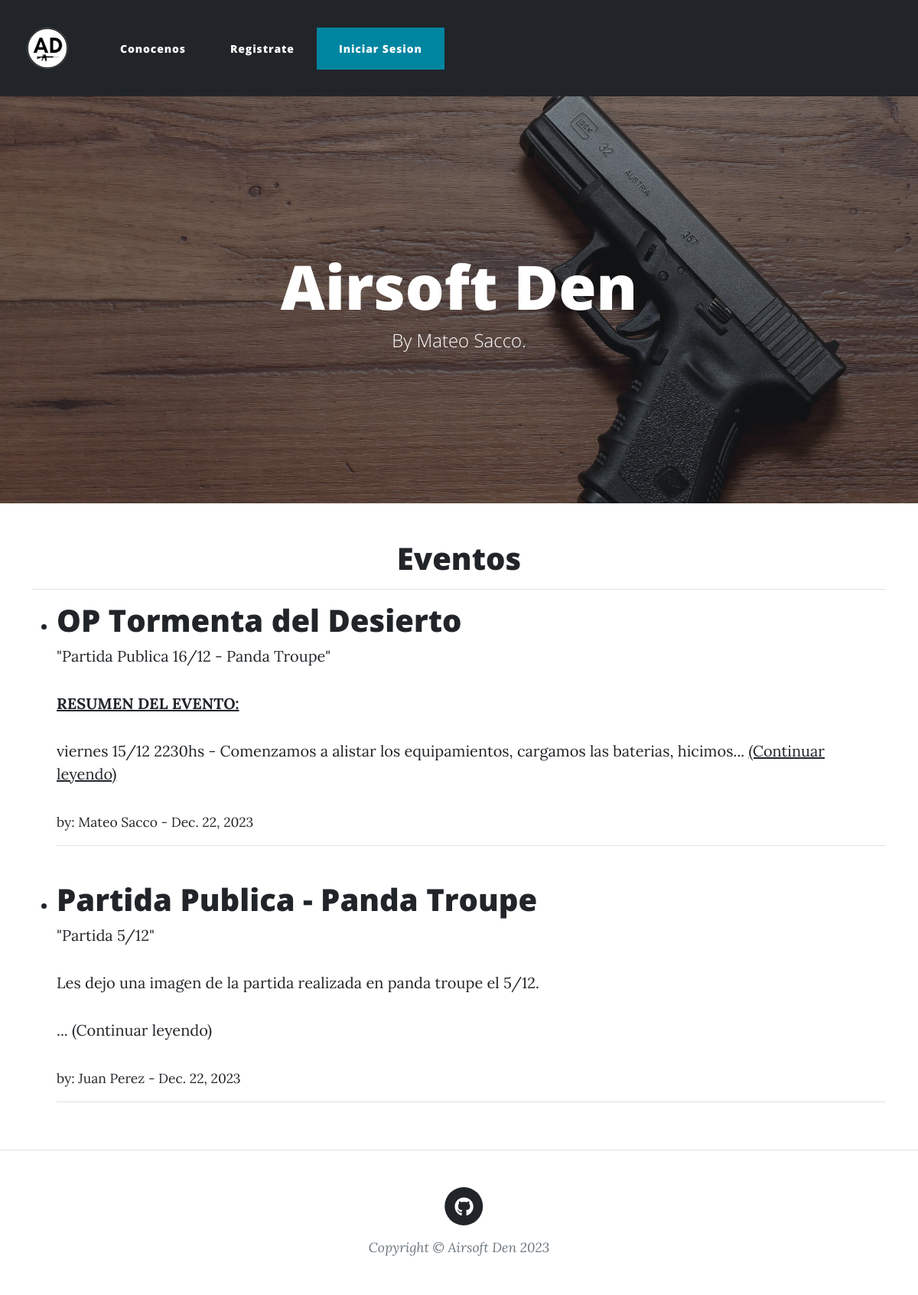
Page /category/Eventos on the earlier database version.
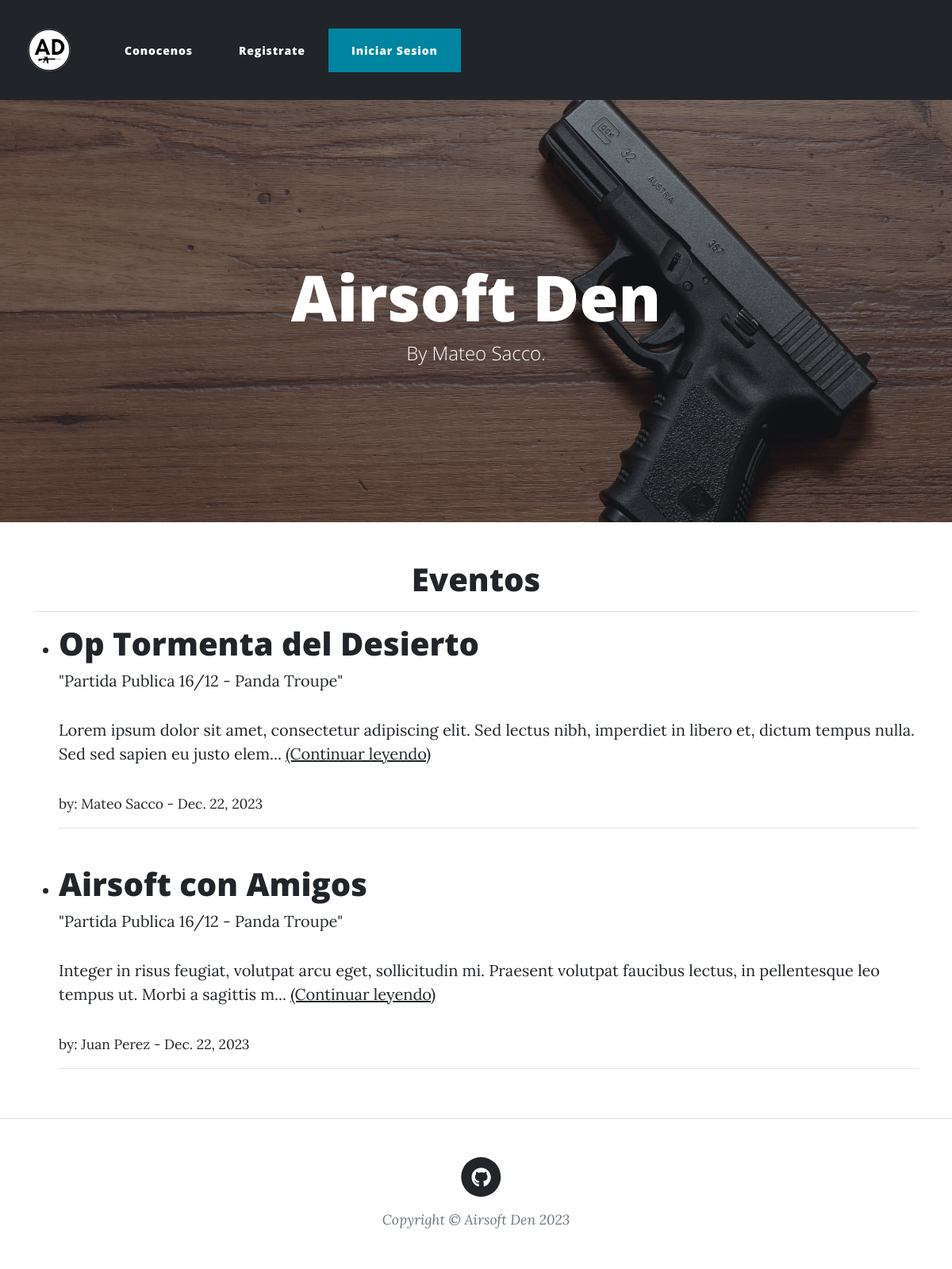
Same page on the later database version.
### blogAPP/models.py (models this page shows, shortened)
class Post(models.Model):
    titulo = models.CharField(max_length=255)
    subtitulo = models.CharField(max_length=255)
    autor = models.ForeignKey(User, on_delete=models.CASCADE)
    texto = RichTextField(blank=True, null=True)
    fecha = models.DateField(auto_now_add=True, auto_now=False)
    categoria = models.CharField(max_length=20, default='Sin Categoria')
    imagen = models.ImageField(null=True, blank=True, upload_to="images/")

### blogAPP/views.py (the view)
# urls.py: path('category/<str:cats>', CategoryView, name="Category"),
def CategoryView(request, cats):
    category_posts = Post.objects.filter(categoria=cats)
    return render(request, "categories.html", {'cats':cats, 'category_posts':category_posts})

### blogAPP/templates/categories.html (shortened to what this page needs)
{% extends "main.html" %}
{% load static %}
{% block contenidoQueCambia%}
{% if category_posts %}
    <center><h1>{{ cats }}</h1></center>
    <hr>
    <ul>
    {% for post in category_posts %}
    <li><h1><a href="{% url 'article-detail' post.pk %}">{{ post.titulo }}</a></h1>
        "{{ post.subtitulo }}"<br>
        <p> {{ post.texto | slice:":150" | safe }}... <a href="{% url 'article-detail' post.pk %}">(Continuar leyendo)</a></p>
        <small> by: {{ post.autor.first_name }}  {{ post.autor.last_name }} - {{ post.fecha }} </small><br></a>
        </li>
        <hr>
        <br>
    {% endfor %}
    </ul>
{% else %}
    <center><h2><strong>Esta pagina no existe!</strong></h2></center>
    <br>
    <br>
{% endif %}
{% endblock contenidoQueCambia%}

Differences in the rows shown:
removed Post: titulo "OP Tormenta del Desierto", subtitulo "Partida Publica 16/12 - Panda Troupe", texto "RESUMEN DEL EVENTO: viernes 15/12 2230hs - Comenzamos a alistar los equipamientos, cargamos las baterias, hicimos", autor.first_name "Mateo", autor.last_name "Sacco", fecha "Dec. 22, 2023"
removed Post: titulo "Partida Publica - Panda Troupe", subtitulo "Partida 5/12", texto "Les dejo una imagen de la partida realizada en panda troupe el 5/12.", autor.first_name "Juan", autor.last_name "Perez", fecha "Dec. 22, 2023"
added Post: titulo "Op Tormenta del Desierto", subtitulo "Partida Publica 16/12 - Panda Troupe", texto "Lorem ipsum dolor sit amet, consectetur adipiscing elit. Sed lectus nibh, imperdiet in libero et, dictum tempus nulla. Sed sed sapien eu justo elem", autor.first_name "Mateo", autor.last_name "Sacco", fecha "Dec. 22, 2023"
added Post: titulo "Airsoft con Amigos", subtitulo "Partida Publica 16/12 - Panda Troupe", texto "Integer in risus feugiat, volutpat arcu eget, sollicitudin mi. Praesent volutpat faucibus lectus, in pellentesque leo tempus ut. Morbi a sagittis m", autor.first_name "Juan", autor.last_name "Perez", fecha "Dec. 22, 2023"
